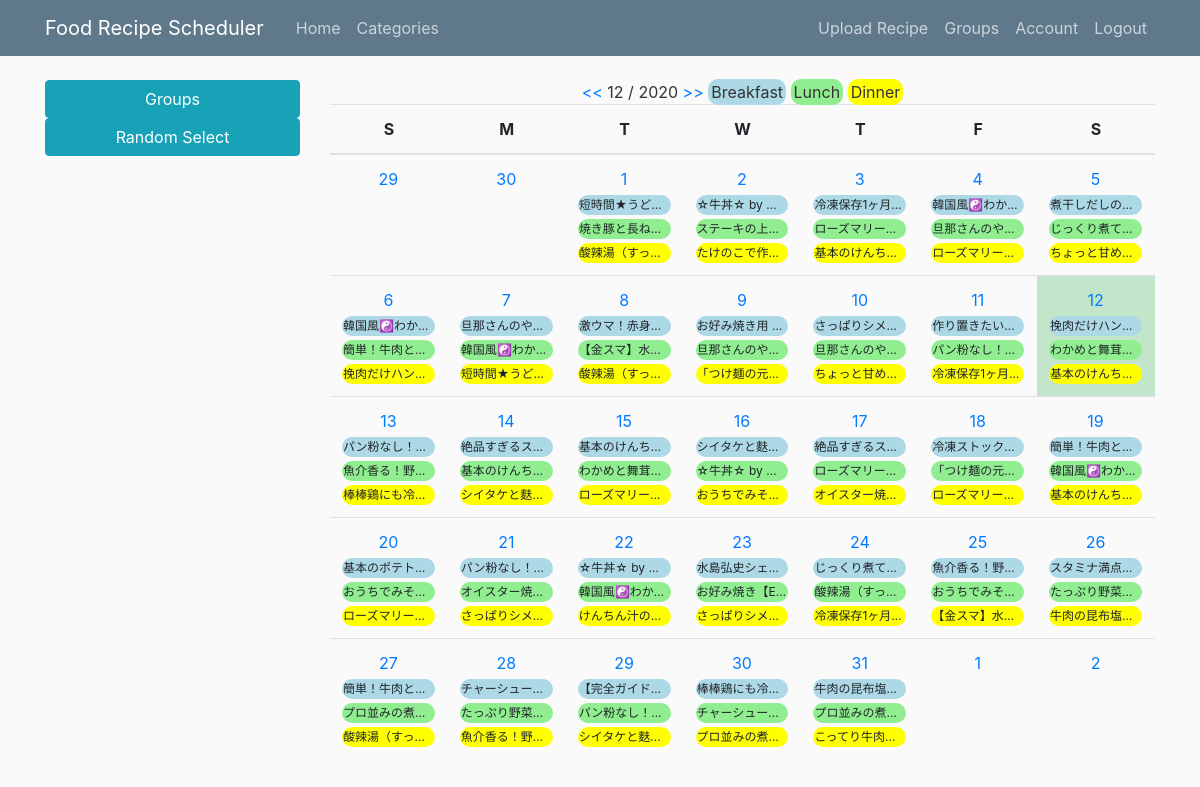
Screenshot of /home (signed in) with the database file from the repository.
### recipe_scheduler/models.py (models this page shows, shortened)
class Recipe(db.Model):
    __table_name__ = 'recipe'
    id = db.Column(db.Integer, primary_key=True)
    recipe_name = db.Column(db.String(100), unique=False, nullable=False)
    recipe_url = db.Column(db.String(2083), unique=False, nullable=False)
    description = db.Column(db.String(200), unique=False, nullable=False)
    category_id = db.Column(db.Integer, db.ForeignKey('category.id'),
                            nullable=False)
    events = db.relationship(
        'Event', backref='recipe', lazy=True, cascade="all")

### recipe_scheduler/main/routes.py (the view, shortened to what this page needs)
@main.route('/', methods=['GET', 'POST'])
@main.route('/home', methods=['GET', 'POST'])
@main.route('/home/<int:year>/<int:month>', methods=['GET', 'POST'])
@login_required
def home(year=None, month=None):
    select_group = request.form.get('group_options')
    sub_form = RandomEventForm()
    categories = Category.query.filter_by(group_id=current_user.current_group)\
        .order_by(Category.category_name).all()
    sub_form.categories.choices = [(r.id, r.category_name) for r in categories]
    if not select_group:
        select_group = current_user.current_group
    if not year and not month:
        dt_now = datetime.datetime.now(datetime.timezone(
            datetime.timedelta(hours=-8)))
        year, month = dt_now.year, dt_now.month
    my_calendar = MonthCalendar()
    context = my_calendar.get_context_data(year, month, select_group)
    user_list = current_user.user_groups
    return render_template('home.html', context=context, user_list=user_list,
                           select_group=int(select_group), group_title="Groups",
                           sub_form=sub_form)

### recipe_scheduler/main/utils.py (called while the page is built)
    def setup_calendar(self):
        self._calendar = calendar.Calendar(self.first_weekday)

    def get_week_names(self):
        week_names = deque(self.week_names)
        week_names.rotate(-self.first_weekday)
        return week_names

    def get_previous_month(self, date):
        if date.month == 1:
            return date.replace(year=date.year-1, month=12, day=1)
        else:
            return date.replace(month=date.month-1, day=1)

    def get_next_month(self, date):
        if date.month == 12:
            return date.replace(year=date.year+1, month=1, day=1)
        else:
            return date.replace(month=date.month+1, day=1)

    def get_month_days(self, date):
        return self._calendar.monthdatescalendar(date.year, date.month)

    def get_current_month(self, year, month):
        if month and year:
            month = datetime.date(year=int(year), month=int(month), day=1)
        else:
            month = datetime.date.today().replace(day=1)
        return month

    def get_month_schedules(self, start, end, days, group):
        check_event = Event.query.filter(
            Event.event_date.between(start, end)).filter_by(
            group_id=group).all()
        day_schedules = {day: {0: None, 1: None, 2: None} for week in days
                         for day in week}
        for e in check_event:
            r = Recipe.query.filter_by(id=e.recipe_id).first()
            if e.event_type == 0:
                day_schedules[e.event_date][0] = [r, e]
            elif e.event_type == 1:
                day_schedules[e.event_date][1] = [r, e]
            else:
                day_schedules[e.event_date][2] = [r, e]
        size = len(day_schedules)
        return [{key: day_schedules[key] for key in
                 itertools.islice(day_schedules, i, i + 7)} for i in
                range(0, size, 7)]

    def get_context_data(self, year, month, group):
        calendar_context = self.get_month_calendar(year, month, group)
        return calendar_context

### recipe_scheduler/models.py (called while the page is built)
@login_manager.user_loader
def loader_user(user_id):
    return User.query.get(int(user_id))

### recipe_scheduler/templates/home.html (shortened to what this page needs)
{% extends "layout.html" %}
{% block content %}
<div class="calendar-title">
    <a href="{{ url_for('main.home', year=context.month_previous.year,
        month=context.month_previous.month)}}"> << </a>
    {{ context.month_current.month}} / {{ context.month_current.year }}
    <a href="{{ url_for('main.home', year=context.month_next.year,
        month=context.month_next.month)}}"> >> </a>
    <a class="foodlegend foodkind-0">Breakfast</a>
    <a class="foodlegend foodkind-1">Lunch</a>
    <a class="foodlegend foodkind-2">Dinner</a>
</div>
<table class="table">
    <thead>
        <tr>
            {% for w in context.week_names %}
            <th>{{ w }}</th>
            {% endfor %}
        </tr>
    </thead>
    <tbody>
        {% for week in context.month_day_schedulers %}
        <tr class="rowcell">
            {% for day, schedules in week.items() %}
            {% if context.now == day %}
            <td class="table-success">
                {% else %}
            <td>
                {% endif %}
                <div class="gridcell">
                    <a class="nav-item nav-link calendar_day"
                        href="{{ url_for('events.new_event', day=day) }}">{{ day.day }} </a>
                    {% for cat, recipe in schedules.items() %}
                    {% if recipe[0] %}
                    <button type="button" class="btn btn-sm m-1 foodcell foodkind-{{cat}}" data-toggle="modal"
                        data-target="#recipeModal-{{day.day}}-{{cat}}">{{recipe[0].recipe_name}}</button>
                    {% endif %}
                    {% endfor %}
                </div>
            </td>
            {% endfor %}
        </tr>
        {% endfor %}
    </tbody>
</table>
{% endblock content %}

### recipe_scheduler/static/main.css (style rules this page uses)
body { background: #fafafa; color: #333333; margin-top: 5rem; height: 100%; }
.nav-link { padding: 0px; }
table { table-layout: fixed; height: auto; }
.foodlegend { border-radius: 10px; font-size: 16px; padding: 3px; }
.rowcell { position: relative; overflow: hidden; diplay: flex; flex: 1 1 0%; }
.gridcell { flex: 1 1 0%; border-right: 1px solid transparent; overflow: hidden; }
.foodcell { overflow: hidden; white-space: nowrap; text-overflow: ellipsis; width: 100%; border-radius: 10px; font-size: 12px; padding: 0; }
.foodkind-0 { background-color: lightblue; }
.foodkind-1 { background-color: lightgreen; }
.foodkind-2 { background-color: yellow; }
td { height: 100px; }
.m-1 { margin: 0px!important; }
.calendar_day { padding: 0; }

### rows the page displays
Recipe: recipe_name "短時間★うど…" "短時間★うど…"
Recipe: recipe_name "焼き豚と長ね…"
Recipe: recipe_name "酸辣湯（すっ…" "酸辣湯（すっ…" "酸辣湯（すっ…" "酸辣湯（すっ…"
Recipe: recipe_name "☆牛丼☆ by…" "☆牛丼☆ by…" "☆牛丼☆ by…"
Recipe: recipe_name "ステーキの上…"
Recipe: recipe_name "たけのこで作…"
Recipe: recipe_name "冷凍保存1ヶ月…" "冷凍保存1ヶ月…" "冷凍保存1ヶ月…"
Recipe: recipe_name "ローズマリー…" "ローズマリー…" "ローズマリー…" "ローズマリー…" "ローズマリー…" "ローズマリー…"
Recipe: recipe_name "基本のけんち…" "基本のけんち…" "基本のけんち…" "基本のけんち…"
Recipe: recipe_name "韓国風☯わか…" "韓国風☯わか…" "韓国風☯わか…" "韓国風☯わか…" "韓国風☯わか…"
Recipe: recipe_name "旦那さんのや…" "旦那さんのや…" "旦那さんのや…" "旦那さんのや…"
Recipe: recipe_name "煮干しだしの…"
Recipe: recipe_name "じっくり煮て…" "じっくり煮て…"
Recipe: recipe_name "ちょっと甘め…" "ちょっと甘め…"
Recipe: recipe_name "簡単！牛肉と…" "簡単！牛肉と…" "簡単！牛肉と…"
Recipe: recipe_name "挽肉だけハン…" "挽肉だけハン…"
Recipe: recipe_name "激ウマ！赤身…"
Recipe: recipe_name "【金スマ】水…" "【金スマ】水…"
Recipe: recipe_name "お好み焼き用…"
Recipe: recipe_name "「つけ麺の元…" "「つけ麺の元…"
Recipe: recipe_name "さっぱりシメ…" "さっぱりシメ…" "さっぱりシメ…"
Recipe: recipe_name "作り置きたい…"
Recipe: recipe_name "パン粉なし！…"
Recipe: recipe_name "わかめと舞茸…" "わかめと舞茸…"
Recipe: recipe_name "基本のけんち…"
Recipe: recipe_name "パン粉なし！…" "パン粉なし！…" "パン粉なし！…"
Recipe: recipe_name "魚介香る！野…" "魚介香る！野…" "魚介香る！野…"
Recipe: recipe_name "棒棒鶏にも冷…" "棒棒鶏にも冷…"
Recipe: recipe_name "絶品すぎるス…" "絶品すぎるス…"
Recipe: recipe_name "シイタケと麩…" "シイタケと麩…" "シイタケと麩…"
Recipe: recipe_name "おうちでみそ…" "おうちでみそ…" "おうちでみそ…"
Recipe: recipe_name "オイスター焼…" "オイスター焼…"
Recipe: recipe_name "冷凍ストック…"
Recipe: recipe_name "基本のポテト…"
Recipe: recipe_name "けんちん汁の…"
Recipe: recipe_name "水島弘史シェ…"
Recipe: recipe_name "お好み焼き【E…"
Recipe: recipe_name "スタミナ満点…"
Recipe: recipe_name "たっぷり野菜…" "たっぷり野菜…"
Recipe: recipe_name "牛肉の昆布塩…" "牛肉の昆布塩…"
Recipe: recipe_name "プロ並みの煮…" "プロ並みの煮…" "プロ並みの煮…"
Recipe: recipe_name "チャーシュー…" "チャーシュー…"
Recipe: recipe_name "【完全ガイド…"
Recipe: recipe_name "こってり牛肉…"

### other values shown
{{ group_title }} "Groups"
{{ context.month_current.month }} "12"
{{ context.month_current.year }} "2020"
{{ w }} "S" "M" "T" "W" "T" "F" "S"
{{ day.day }} "29" "30" "1" "2" "3" "4" "5" "6" "7" "8" "9" "10" "11" "12" "13" "14" "15" "16" "17" "18" "19" "20" "21" "22" "23" "24" "25" "26" "27" "28" "29" "30" "31" "1" "2"
